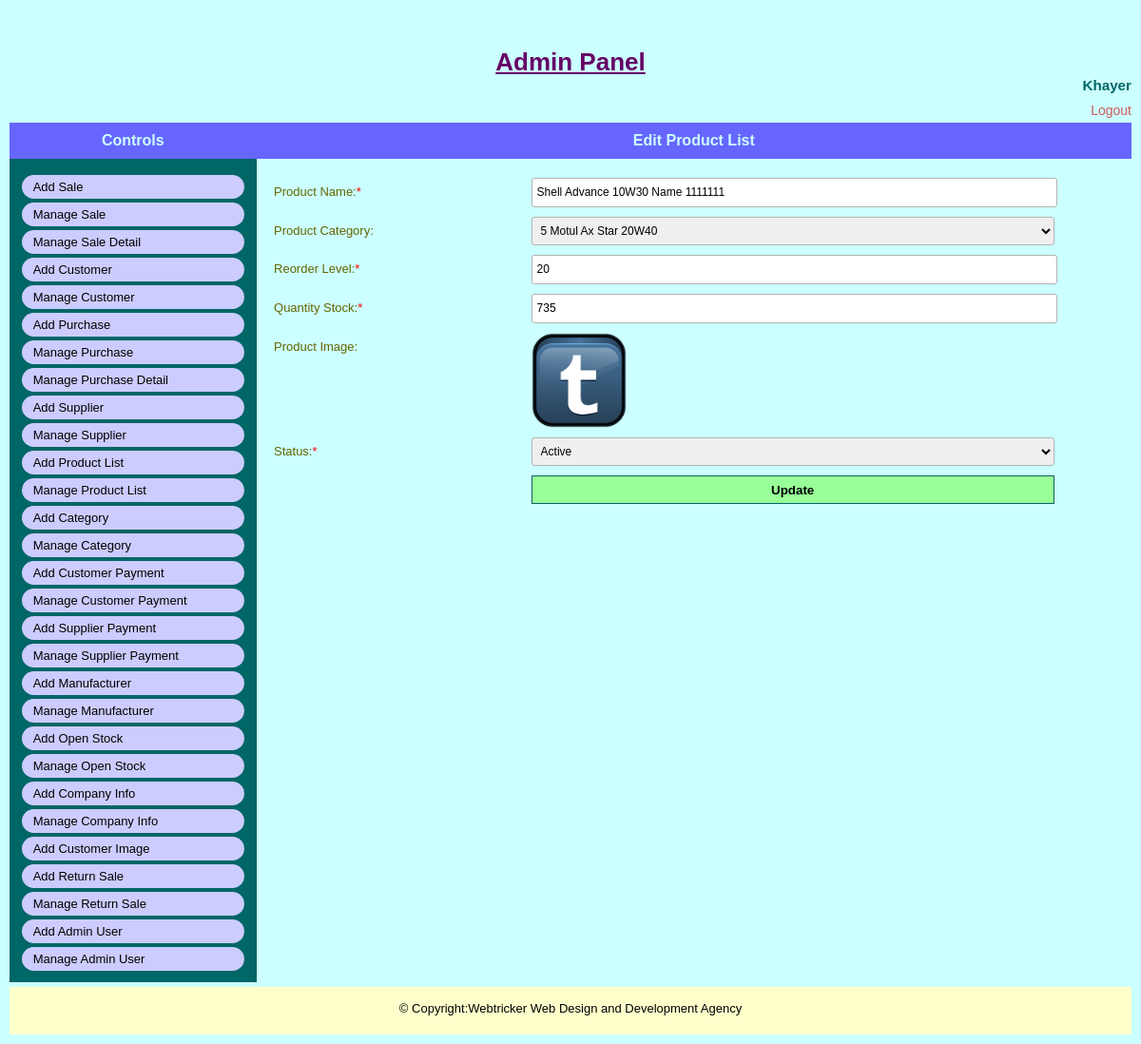
Screenshot of /admin/edit_product_list.php?id=6 (signed in) with the database file from the repository.
### tables this page shows
CREATE TABLE `tbl_product_info` (
  `product_id` int(4) NOT NULL,
  `product_cat_id` int(4) NOT NULL,
  `product_code` varchar(100) DEFAULT NULL,
  `product_name` varchar(200) NOT NULL,
  `product_image` varchar(200) NOT NULL,
  `rol_qty` int(4) NOT NULL,
  `qty_stock` int(4) NOT NULL,
  `current_price` float NOT NULL,
  `status` tinyint(1) NOT NULL,
  `deletion_status` tinyint(1) NOT NULL,
  `created_date_time` timestamp NOT NULL DEFAULT current_timestamp() ON UPDATE current_timestamp()
);

### admin/edit_product_list.php (called while the page is built, shortened)
<?php
$product_id=$_GET['id'];
include 'admin_master_page.php';

### classes/database.php (called while the page is built, shortened)
<?php
class Database {
    public function connect() {
        $this->host_name="localhost";
        $this->user_name="u430957945_db_sales_inven";
        $this->password="Inven1254$";
        $this->database_name="u430957945_db_sales_inven";
        $conn= new mysqli($this->host_name,$this->user_name,$this->password,$this->database_name);
        return $conn;
    }
}
?>

### classes/admin.php (called while the page is built, shortened)
<?php
require_once '../classes/database.php';
class Admin extends Database {
    public function select_product_info_by_id($product_id)
    {
        $sql="SELECT * FROM tbl_product_info WHERE product_id='$product_id'";
        $query_result= $this->connect()->query($sql);
        return $query_result;
    }
    public function select_all_product_category()
    {
        $sql="SELECT * FROM tbl_product_cat_info WHERE deletion_status='0'";
        $query_result=  $this->connect()->query($sql);
        return $query_result;
    }
}

### admin/pages/edit_product_list_form.php (the view, shortened to what this page needs)
<?php
    $result=$obj_admin->select_product_info_by_id($product_id);
    $cat_list=$obj_admin->select_all_product_category();
    $product_info= mysqli_fetch_assoc($result);
?>
<div class="common_wrap">
    <div class="common_title">
        <h4>Edit Product List</h4>
    </div>
    <form name="edit_product_list" action="" method="post" enctype="multipart/form-data" onsubmit="return validateStandard(this)">
        <div class="input_wrap">
            <label>Product Name:<span class="required_field">*</span></label>
            <input type="text" name="product_name" value="<?php echo $product_info['product_name']?>" maxlength="200" required>
        </div>
        <div class="input_wrap">
        <label>Product Category:</label>
            <select name="product_cat_id" required exclude=" ">
                <?php
                    while ($row=  mysqli_fetch_assoc($cat_list))
                    {
                ?>
                <option value="<?php echo $row['product_cat_id']?>"><?php echo $row['product_cat_id'].' '.$row['product_cat_name']?></option>
                <?php }?>
            </select>
        </div>
        <div class="input_wrap">
            <label>Reorder Level:<span class="required_field">*</span></label>
            <input type="text" name="rol_qty" value="<?php echo $product_info['rol_qty']?>" maxlength="4" required regexp="JSVAL_RX_NUMERIC" err="Please Enter Valid ROL Number">
        </div>
        <div class="input_wrap">
            <label>Quantity Stock:<span class="required_field">*</span></label>
            <input type="text" name="qty_stock" value="<?php echo $product_info['qty_stock']?>" maxlength="11" required regexp="JSVAL_RX_NUMERIC" err="Please Enter Valid Stock Number">
        </div>
        <div class="input_wrap">
            <label>Product Image:</label>
            <div class="image_wrap">
                <img src="<?php echo $product_info['product_image']?>" alt="Image">
            </div>
        </div>
        <div class="input_wrap">
            <label>Status:<span class="required_field">*</span></label>
            <select name="status" required exclude=" ">
                <option value="1">Active</option>
            </select>
        </div>
        <div class="input_wrap">
            <label>&nbsp;</label>
            <input type="submit" name="btn" value="Update">
        </div>
    </form>
</div>

### asset/css/style.css (style rules this page uses)
body { background-color:#000;color:#000;margin:0;padding:0;font-family:sans-serif;font-size:13px }
h1,h2,h3,h4,h5,h6 { margin:0;padding:0; }
.header_wrap,.menu,.content_wrap,.footer_wrap,.user_info,.admin_content,.common_title,.common_wrap, .view_content,.page_content,.image_wrap,.slide_wrap,.slide_inner,.slide,.sidebar_box_wrap,.sidebar_box, .gallery,.gallery_image_outer,.gallery_image_outer a,.gallery_detail,.common_description,.home_link, .sidebar_box ul,.notice_detail,.front_form_wrap,.front_form_wrap .input_wrap,.event_entry_detail, .student_detail_wrap,.result_detail,.front_content_wrap,.class_routine_details,.routine_display { float:left;position:relative;width:100%; -webkit-box-sizing:border-box; -moz-box-sizing:border-box; box-sizing:border-box }
.input_wrap { float:left;position:relative;width:60%;margin:10px 10% 0 27% }
.input_wrap label { float:left;position:relative;width:20%;margin:7px 0 0;padding:0 }
.input_wrap input[type=text],.input_wrap input[type=password],.input_wrap textarea,.input_wrap select, .input_wrap input[type=email],.input_wrap input[type=date],.input_wrap input[type=number] { float:left;width:40%;height:23px;border:1px solid #b3b3b3;margin:0;padding:3px 5px; line-height:20px;color:black;font:400 12px/23px Arial, Helvetica, sans-serif; -webkit-border-radius:3px;-moz-border-radius:3px;border-radius:3px }
.input_wrap input[type=submit] { border:none;width:42%;height:30px;font-weight:700; margin:0;padding:0;background-color:#99ff99;cursor:pointer }
.admin_page h4 { text-align:center;color:#ccffff;padding:10px 0;margin:0 0 10px 0;font-size:16px; background-color:#6666ff }
.admin_page .input_wrap { width:98%;margin:10px 0 0 2% }
.admin_page .input_wrap input[type=text],.admin_page .input_wrap input[type=password], .admin_page .input_wrap textarea,.admin_page .input_wrap input[type=email], .admin_page .input_wrap input[type=date] { width:60%; }
.admin_page .input_wrap input[type=submit] { width:61%;border:1px solid #006666 }
.admin_page .input_wrap label { width:30%;margin:7px 0 0;color:#666600 }
.admin_page .input_wrap select { width:61%;height:30px; }
.image_wrap { width:100px;height:100px;overflow:hidden }
.image_wrap img { float:left;margin:0;width:100% }
.required_field { color:red; }

### rows the page displays
tbl_product_info: product_name "Shell Advance 10W30 Name 1111111", rol_qty "20", qty_stock "735", product_image (picture)

### other values shown
$_SESSION['admin_name'] "Khayer"
form field product_cat_id "5 Motul Ax Star 20W40"
